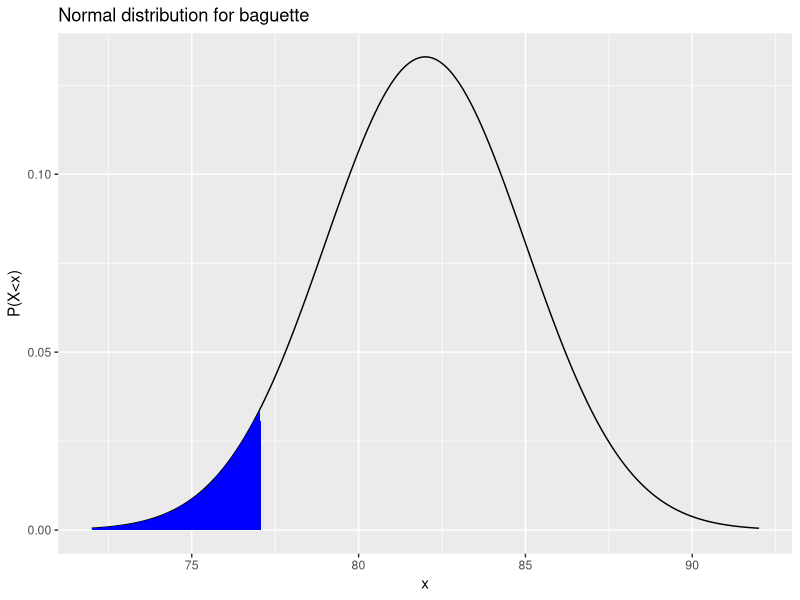

Here is the R script that generated this plot:
# https://stackoverflow.com/questions/27898931/how-to-shade-a-graph-using-curve-in-r

library('ggplot2')

z <- seq(72,92,0.01)
fz <- dnorm(z,mean=82,sd=3)
q <- qnorm(0.05, mean=82,sd=3) # the quantile
x <- seq(72, q, 0.01)
y <- c(dnorm(x, mean=82,sd=3), 0, 0)
x <- c(x, q, 72)
p <- ggplot() + geom_line(aes(z, fz)) +
	   labs(x="x", y = "P(X<x)", title = "Normal distribution for baguette") +
           geom_polygon(data = data.frame(x=x, y=y), aes(x, y), fill='blue')